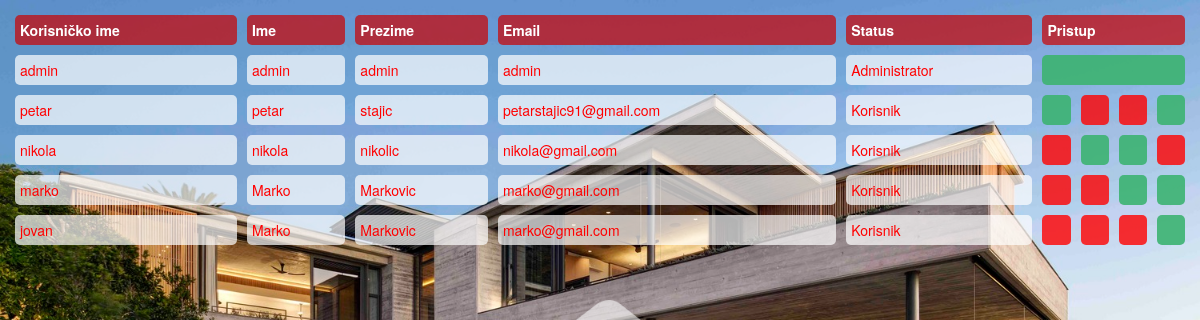
The page /lista.php on the database its author committed.
### tables this page shows
CREATE TABLE `korisnici` (
  `id` int(3) UNSIGNED NOT NULL,
  `ime` varchar(20) NOT NULL,
  `prezime` varchar(30) NOT NULL,
  `mail` varchar(50) NOT NULL,
  `korime` varchar(20) NOT NULL,
  `korloz` varchar(256) NOT NULL,
  `status` enum('Administrator','Korisnik','','') NOT NULL,
  `datum` timestamp NOT NULL DEFAULT CURRENT_TIMESTAMP ON UPDATE CURRENT_TIMESTAMP,
  `pr1` int(11) NOT NULL DEFAULT '0',
  `pr2` int(11) NOT NULL DEFAULT '0',
  `pr3` int(11) NOT NULL DEFAULT '0',
  `pr4` int(11) NOT NULL DEFAULT '0'
);

### lista.php (the view, shortened to what this page needs)
<!DOCTYPE html>
<html>
<head>
<link href="bootstrap.css" rel="stylesheet">
<link href="bootstrap-switch.css" rel="stylesheet">
</head>
<body>
<?php
$db=@mysqli_connect("localhost", "root", "", "users") or die ("Neuspela konekcija na bazu");
mysqli_select_db($db,"korisnici");
$ispis="SELECT * FROM korisnici";
$result = mysqli_query($db,$ispis);
$korisnik="Korisnik";
echo "<table>
<tr>
<th>Korisničko ime</th>
<th>Ime</th>
<th>Prezime</th>
<th>Email</th>
<th>Status</th>
<th colspan='4'>Pristup</th>
</tr>";
while($row = mysqli_fetch_array($result)) {
    echo "<tr>";
    echo "<td>" . $row['korime'] . "</td>";
    echo "<td>" . $row['ime'] . "</td>";
    echo "<td>" . $row['prezime'] . "</td>";
    echo "<td>" . $row['mail'] . "</td>";
    echo "<td>" . $row['status'] . "</td>";
	if(strcmp($korisnik, $row['status']) == 0)
		{
			if($row['pr1']==0) echo "<td  class='broj' style='background-color:rgba(60, 179, 113, 0.9)'>&nbsp;</td>"; else echo "<td style='background-color:rgba(255, 0, 0, 0.8)'>&nbsp;</td>";
			if($row['pr2']==0) echo "<td  class='broj' style='background-color:rgba(60, 179, 113, 0.9)'>&nbsp;</td>"; else echo "<td style='background-color:rgba(255, 0, 0, 0.8)'>&nbsp;</td>";
			if($row['pr3']==0) echo "<td  class='broj' style='background-color:rgba(60, 179, 113, 0.9)'>&nbsp;</td>"; else echo "<td style='background-color:rgba(255, 0, 0, 0.8)'>&nbsp;</td>";
			if($row['pr4']==0) echo "<td  class='broj' style='background-color:rgba(60, 179, 113, 0.9)'>&nbsp;</td>"; else echo "<td style='background-color:rgba(255, 0, 0, 0.8)'>&nbsp;</td>";
		}
	else{
		echo "<td colspan='4' style='background-color:rgba(60, 179, 113, 0.9)'></td>";
		}
    echo "</tr>";
}
echo "</table>";
?>
</body>
</html>

### lista.php (style rules this page uses)
table, td, th { border-collapse:separate; border: 1px solid black; padding: 5px; }
table { width: 100%; border-spacing: 10px; border:none; }
td { background-color: rgba(255,255,255,0.7); border:none; border-radius: 5px; }
th { background-color: rgba(204,0,0,0.7); border:none; border-radius: 5px; color: white; }
th { text-align: left; }
td.broj { text-align:center; color:white; }

### rows shown on the page
korisnici: korime "admin", ime "admin", prezime "admin", mail "admin", status "Administrator"
korisnici: korime "petar", ime "petar", prezime "stajic", mail "petarstajic91@gmail.com", status "Korisnik", pr1 0 (drawn), pr2 1 (drawn), pr3 1 (drawn), pr4 0 (drawn)
korisnici: korime "nikola", ime "nikola", prezime "nikolic", mail "nikola@gmail.com", status "Korisnik", pr1 1 (drawn), pr2 0 (drawn), pr3 0 (drawn), pr4 1 (drawn)
korisnici: korime "marko", ime "Marko", prezime "Markovic", mail "marko@gmail.com", status "Korisnik", pr1 1 (drawn), pr2 1 (drawn), pr3 0 (drawn), pr4 0 (drawn)
korisnici: korime "jovan", ime "Marko", prezime "Markovic", mail "marko@gmail.com", status "Korisnik", pr1 1 (drawn), pr2 1 (drawn), pr3 1 (drawn), pr4 0 (drawn)
